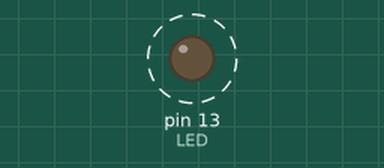
Simulated run of this sketch. Board: Arduino Uno, built with avr-gcc and run on an emulated ATmega328P. Parts: output pins drawn as LEDs (lit = HIGH). Dashed ring = blinking. What the sketch prints to the serial monitor is not drawn.

Above: at 0.5 s.
Timing chart, 0 to 3.0 s (numbered marks = the images above):
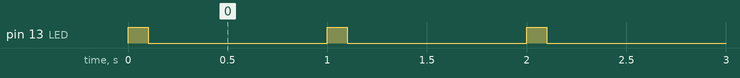

The sketch:

p005-serial-hello.ino
```cpp
// Project 5: Serial Hello
// The board reports to your computer once a second.
// Open the Serial Monitor and set it to 9600 baud.
// Board: Arduino Uno R3. No extra parts.

const int LED = LED_BUILTIN;

unsigned long seconds = 0;    // how long the station has run

void setup() {
  pinMode(LED, OUTPUT);
  Serial.begin(9600);         // start talking at 9600 baud
  Serial.println("Bench Creek online");
}

void loop() {
  digitalWrite(LED, HIGH);    // short blip: still alive
  delay(100);
  digitalWrite(LED, LOW);
  delay(900);

  seconds = seconds + 1;

  Serial.print("Uptime: ");
  Serial.print(seconds);
  Serial.println(" s");
}
```

Measured:
- by itself, pin 13 (LED): alternates HIGH for 0.10 s and LOW for 0.90 s
